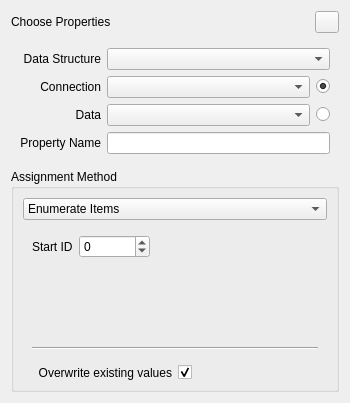
<?xml version="1.0" encoding="UTF-8"?>
<ui version="4.0">
 <class>AssignValuesWidget</class>
 <widget class="QWidget" name="AssignValuesWidget">
  <property name="geometry">
   <rect>
    <x>0</x>
    <y>0</y>
    <width>350</width>
    <height>403</height>
   </rect>
  </property>
  <property name="sizePolicy">
   <sizepolicy hsizetype="Preferred" vsizetype="Preferred">
    <horstretch>0</horstretch>
    <verstretch>0</verstretch>
   </sizepolicy>
  </property>
  <property name="minimumSize">
   <size>
    <width>350</width>
    <height>0</height>
   </size>
  </property>
  <property name="baseSize">
   <size>
    <width>0</width>
    <height>0</height>
   </size>
  </property>
  <property name="windowTitle">
   <string>Assign Values</string>
  </property>
  <layout class="QGridLayout" name="gridLayout_2">
   <item row="0" column="1">
    <layout class="QHBoxLayout" name="advancedLayout">
     <item>
      <widget class="QLabel" name="label_2">
       <property name="text">
        <string>Choose Properties</string>
       </property>
      </widget>
     </item>
     <item alignment="Qt::AlignRight">
      <widget class="QPushButton" name="buttonShowAdvanced">
       <property name="sizePolicy">
        <sizepolicy hsizetype="Minimum" vsizetype="Fixed">
         <horstretch>0</horstretch>
         <verstretch>0</verstretch>
        </sizepolicy>
       </property>
       <property name="maximumSize">
        <size>
         <width>24</width>
         <height>24</height>
        </size>
       </property>
       <property name="toolTip">
        <string>Show advanced options.</string>
       </property>
       <property name="text">
        <string/>
       </property>
       <property name="checkable">
        <bool>true</bool>
       </property>
      </widget>
     </item>
    </layout>
   </item>
   <item row="7" column="1">
    <widget class="QGroupBox" name="groupBox">
     <property name="title">
      <string>Assignment Method</string>
     </property>
     <layout class="QGridLayout" name="gridLayout_5">
      <item row="1" column="0">
       <widget class="QStackedWidget" name="stackedWidget">
        <property name="currentIndex">
         <number>0</number>
        </property>
        <widget class="QWidget" name="page">
         <property name="minimumSize">
          <size>
           <width>0</width>
           <height>115</height>
          </size>
         </property>
         <layout class="QGridLayout" name="gridLayout">
          <item row="0" column="0">
           <layout class="QFormLayout" name="formLayout">
            <property name="fieldGrowthPolicy">
             <enum>QFormLayout::ExpandingFieldsGrow</enum>
            </property>
            <item row="0" column="0">
             <widget class="QLabel" name="IDlabelStartValue">
              <property name="text">
               <string>Start ID</string>
              </property>
             </widget>
            </item>
            <item row="0" column="1">
             <widget class="QSpinBox" name="spinBoxIDStartValue">
              <property name="minimum">
               <number>-100000</number>
              </property>
              <property name="maximum">
               <number>100000</number>
              </property>
             </widget>
            </item>
           </layout>
          </item>
          <item row="1" column="0">
           <widget class="Line" name="line">
            <property name="orientation">
             <enum>Qt::Horizontal</enum>
            </property>
           </widget>
          </item>
         </layout>
        </widget>
        <widget class="QWidget" name="page_2">
         <layout class="QGridLayout" name="gridLayout_9">
          <item row="0" column="0">
           <layout class="QFormLayout" name="formLayout_2">
            <property name="fieldGrowthPolicy">
             <enum>QFormLayout::AllNonFixedFieldsGrow</enum>
            </property>
            <item row="0" column="0">
             <widget class="QLabel" name="LabelInitialString">
              <property name="text">
               <string>Initial string</string>
              </property>
             </widget>
            </item>
            <item row="0" column="1">
             <widget class="QLineEdit" name="LineEditInitialString">
              <property name="text">
               <string>a</string>
              </property>
             </widget>
            </item>
           </layout>
          </item>
         </layout>
        </widget>
        <widget class="QWidget" name="page_5">
         <layout class="QGridLayout" name="gridLayout_8">
          <item row="0" column="0">
           <layout class="QFormLayout" name="formLayout_5">
            <property name="fieldGrowthPolicy">
             <enum>QFormLayout::ExpandingFieldsGrow</enum>
            </property>
            <item row="0" column="0">
             <widget class="QLabel" name="LabelAlphaNumericID">
              <property name="text">
               <string>Start ID</string>
              </property>
             </widget>
            </item>
            <item row="0" column="1">
             <widget class="QSpinBox" name="SpinBoxAlphaNumericIDStart">
              <property name="minimum">
               <number>-100000</number>
              </property>
              <property name="value">
               <number>0</number>
              </property>
             </widget>
            </item>
            <item row="1" column="0">
             <widget class="QLabel" name="LabelAlphaNumericPrefix">
              <property name="text">
               <string>Prefix</string>
              </property>
             </widget>
            </item>
            <item row="1" column="1">
             <widget class="QLineEdit" name="LineEditAlphaNumericPrefix"/>
            </item>
           </layout>
          </item>
         </layout>
        </widget>
        <widget class="QWidget" name="page_3">
         <layout class="QGridLayout" name="gridLayout_3">
          <item row="0" column="0">
           <layout class="QFormLayout" name="formLayout_3">
            <property name="fieldGrowthPolicy">
             <enum>QFormLayout::ExpandingFieldsGrow</enum>
            </property>
            <item row="0" column="0">
             <widget class="QLabel" name="label_5">
              <property name="text">
               <string>Lower Limit</string>
              </property>
             </widget>
            </item>
            <item row="0" column="1">
             <widget class="QSpinBox" name="spinBoxIntegerLowerLimit">
              <property name="minimum">
               <number>-99999</number>
              </property>
              <property name="maximum">
               <number>99999</number>
              </property>
              <property name="value">
               <number>1</number>
              </property>
             </widget>
            </item>
            <item row="1" column="0">
             <widget class="QLabel" name="label_6">
              <property name="text">
               <string>Upper Limit</string>
              </property>
             </widget>
            </item>
            <item row="2" column="0">
             <widget class="QLabel" name="label_7">
              <property name="text">
               <string>Generator Seed</string>
              </property>
             </widget>
            </item>
            <item row="2" column="1">
             <widget class="QSpinBox" name="spinBoxIntegerGeneratorSeed">
              <property name="minimum">
               <number>1</number>
              </property>
              <property name="maximum">
               <number>99999</number>
              </property>
              <property name="value">
               <number>1</number>
              </property>
             </widget>
            </item>
            <item row="1" column="1">
             <widget class="QSpinBox" name="spinBoxIntegerUpperLimit">
              <property name="minimum">
               <number>-99999</number>
              </property>
              <property name="maximum">
               <number>99999</number>
              </property>
              <property name="value">
               <number>100</number>
              </property>
             </widget>
            </item>
           </layout>
          </item>
         </layout>
        </widget>
        <widget class="QWidget" name="page_4">
         <layout class="QGridLayout" name="gridLayout_4">
          <item row="0" column="0">
           <layout class="QFormLayout" name="formLayout_4">
            <item row="0" column="0">
             <widget class="QLabel" name="label_4">
              <property name="text">
               <string>Lower Limit</string>
              </property>
             </widget>
            </item>
            <item row="1" column="0">
             <widget class="QLabel" name="label_8">
              <property name="text">
               <string>Upper Limit</string>
              </property>
             </widget>
            </item>
            <item row="2" column="0">
             <widget class="QLabel" name="label_9">
              <property name="text">
               <string>Generator Seed</string>
              </property>
             </widget>
            </item>
            <item row="0" column="1">
             <widget class="QDoubleSpinBox" name="spinBoxFloatLowerLimit">
              <property name="decimals">
               <number>3</number>
              </property>
              <property name="minimum">
               <double>-99999.990000000005239</double>
              </property>
              <property name="value">
               <double>0.000000000000000</double>
              </property>
             </widget>
            </item>
            <item row="1" column="1">
             <widget class="QDoubleSpinBox" name="spinBoxFloatUpperLimit">
              <property name="decimals">
               <number>3</number>
              </property>
              <property name="minimum">
               <double>-99999.990000000005239</double>
              </property>
              <property name="maximum">
               <double>99999.990000000005239</double>
              </property>
              <property name="value">
               <double>10.000000000000000</double>
              </property>
             </widget>
            </item>
            <item row="2" column="1">
             <widget class="QSpinBox" name="spinBoxFloatGeneratorSeed">
              <property name="minimum">
               <number>1</number>
              </property>
              <property name="maximum">
               <number>99999</number>
              </property>
              <property name="value">
               <number>1</number>
              </property>
             </widget>
            </item>
           </layout>
          </item>
         </layout>
        </widget>
        <widget class="QWidget" name="page_6">
         <layout class="QGridLayout" name="gridLayout_6">
          <item row="1" column="0">
           <layout class="QFormLayout" name="formLayout_7">
            <property name="fieldGrowthPolicy">
             <enum>QFormLayout::AllNonFixedFieldsGrow</enum>
            </property>
            <item row="0" column="0">
             <widget class="QLabel" name="label_2">
              <property name="text">
               <string>Constant</string>
              </property>
             </widget>
            </item>
            <item row="0" column="1">
             <widget class="QLineEdit" name="lineEditConstantValue"/>
            </item>
           </layout>
          </item>
         </layout>
        </widget>
       </widget>
      </item>
      <item row="0" column="0">
       <widget class="KComboBox" name="comboBoxMethod">
        <item>
         <property name="text">
          <string>Enumerate Items</string>
         </property>
        </item>
        <item>
         <property name="text">
          <string>Enumerate Alpha</string>
         </property>
        </item>
        <item>
         <property name="text">
          <string>Enumerate Alpha-Numeric</string>
         </property>
        </item>
        <item>
         <property name="text">
          <string>Assign Random Integers</string>
         </property>
        </item>
        <item>
         <property name="text">
          <string>Assign Random Reals</string>
         </property>
        </item>
        <item>
         <property name="text">
          <string>Assign Constant Value</string>
         </property>
        </item>
       </widget>
      </item>
      <item row="2" column="0">
       <layout class="QGridLayout" name="groupOverwrite">
        <item row="3" column="1">
         <widget class="QCheckBox" name="checkBoxOverwriteValues">
          <property name="text">
           <string/>
          </property>
          <property name="checked">
           <bool>true</bool>
          </property>
         </widget>
        </item>
        <item row="3" column="0">
         <widget class="QLabel" name="label">
          <property name="text">
           <string>Overwrite existing values</string>
          </property>
          <property name="alignment">
           <set>Qt::AlignRight|Qt::AlignTrailing|Qt::AlignVCenter</set>
          </property>
         </widget>
        </item>
       </layout>
      </item>
     </layout>
    </widget>
   </item>
   <item row="1" column="1">
    <widget class="QWidget" name="groupTarget" native="true">
     <property name="baseSize">
      <size>
       <width>0</width>
       <height>0</height>
      </size>
     </property>
     <layout class="QGridLayout" name="gridLayout_7">
      <item row="2" column="0">
       <widget class="QLabel" name="labelData">
        <property name="layoutDirection">
         <enum>Qt::LeftToRight</enum>
        </property>
        <property name="text">
         <string>Data</string>
        </property>
        <property name="alignment">
         <set>Qt::AlignRight|Qt::AlignTrailing|Qt::AlignVCenter</set>
        </property>
       </widget>
      </item>
      <item row="3" column="2">
       <widget class="KLineEdit" name="propertyName"/>
      </item>
      <item row="0" column="2">
       <widget class="KComboBox" name="dataStructuresCombo">
        <property name="toolTip">
         <string>&lt;!DOCTYPE HTML PUBLIC &quot;-//W3C//DTD HTML 4.0//EN&quot; &quot;http://www.w3.org/TR/REC-html40/strict.dtd&quot;&gt;
&lt;html&gt;&lt;head&gt;&lt;meta name=&quot;qrichtext&quot; content=&quot;1&quot; /&gt;&lt;style type=&quot;text/css&quot;&gt;
p, li { white-space: pre-wrap; }
&lt;/style&gt;&lt;/head&gt;&lt;body style=&quot; font-family:'DejaVu Sans'; font-size:9pt; font-weight:400; font-style:normal;&quot;&gt;
&lt;p style=&quot; margin-top:0px; margin-bottom:0px; margin-left:0px; margin-right:0px; -qt-block-indent:0; text-indent:0px;&quot;&gt;List of all data structures that are of type &lt;span style=&quot; font-style:italic;&quot;&gt;Graph&lt;/span&gt;.&lt;/p&gt;&lt;/body&gt;&lt;/html&gt;</string>
        </property>
       </widget>
      </item>
      <item row="0" column="0">
       <widget class="QLabel" name="labelDataStructure">
        <property name="layoutDirection">
         <enum>Qt::LeftToRight</enum>
        </property>
        <property name="text">
         <string>Data Structure</string>
        </property>
        <property name="alignment">
         <set>Qt::AlignRight|Qt::AlignTrailing|Qt::AlignVCenter</set>
        </property>
       </widget>
      </item>
      <item row="3" column="0">
       <widget class="QLabel" name="labelProperty">
        <property name="text">
         <string>Property Name</string>
        </property>
        <property name="alignment">
         <set>Qt::AlignRight|Qt::AlignTrailing|Qt::AlignVCenter</set>
        </property>
       </widget>
      </item>
      <item row="1" column="0">
       <widget class="QLabel" name="labelConnection">
        <property name="layoutDirection">
         <enum>Qt::LeftToRight</enum>
        </property>
        <property name="text">
         <string>Connection</string>
        </property>
        <property name="alignment">
         <set>Qt::AlignRight|Qt::AlignTrailing|Qt::AlignVCenter</set>
        </property>
       </widget>
      </item>
      <item row="1" column="2">
       <layout class="QHBoxLayout" name="horizontalLayout">
        <item>
         <widget class="KComboBox" name="connectionType">
          <property name="sizePolicy">
           <sizepolicy hsizetype="Expanding" vsizetype="Fixed">
            <horstretch>0</horstretch>
            <verstretch>0</verstretch>
           </sizepolicy>
          </property>
         </widget>
        </item>
        <item>
         <widget class="QRadioButton" name="applyToConnections">
          <property name="toolTip">
           <string>Assign values to selected connections.</string>
          </property>
          <property name="text">
           <string/>
          </property>
          <property name="checked">
           <bool>true</bool>
          </property>
         </widget>
        </item>
       </layout>
      </item>
      <item row="2" column="2">
       <layout class="QHBoxLayout" name="horizontalLayout_2">
        <item>
         <widget class="KComboBox" name="dataType">
          <property name="sizePolicy">
           <sizepolicy hsizetype="Expanding" vsizetype="Fixed">
            <horstretch>0</horstretch>
            <verstretch>0</verstretch>
           </sizepolicy>
          </property>
         </widget>
        </item>
        <item>
         <widget class="QRadioButton" name="applyToDataElements">
          <property name="toolTip">
           <string>Assign values to selected data elements.</string>
          </property>
          <property name="text">
           <string/>
          </property>
         </widget>
        </item>
       </layout>
      </item>
     </layout>
    </widget>
   </item>
  </layout>
 </widget>
 <customwidgets>
  <customwidget>
   <class>KComboBox</class>
   <extends>QComboBox</extends>
   <header>kcombobox.h</header>
  </customwidget>
  <customwidget>
   <class>KLineEdit</class>
   <extends>QLineEdit</extends>
   <header>klineedit.h</header>
  </customwidget>
 </customwidgets>
 <resources/>
 <connections>
  <connection>
   <sender>comboBoxMethod</sender>
   <signal>currentIndexChanged(int)</signal>
   <receiver>stackedWidget</receiver>
   <slot>setCurrentIndex(int)</slot>
   <hints>
    <hint type="sourcelabel">
     <x>153</x>
     <y>141</y>
    </hint>
    <hint type="destinationlabel">
     <x>308</x>
     <y>165</y>
    </hint>
   </hints>
  </connection>
  <connection>
   <sender>buttonShowAdvanced</sender>
   <signal>toggled(bool)</signal>
   <receiver>checkBoxOverwriteValues</receiver>
   <slot>setVisible(bool)</slot>
   <hints>
    <hint type="sourcelabel">
     <x>299</x>
     <y>21</y>
    </hint>
    <hint type="destinationlabel">
     <x>253</x>
     <y>374</y>
    </hint>
   </hints>
  </connection>
  <connection>
   <sender>buttonShowAdvanced</sender>
   <signal>toggled(bool)</signal>
   <receiver>label</receiver>
   <slot>setVisible(bool)</slot>
   <hints>
    <hint type="sourcelabel">
     <x>299</x>
     <y>21</y>
    </hint>
    <hint type="destinationlabel">
     <x>96</x>
     <y>374</y>
    </hint>
   </hints>
  </connection>
  <connection>
   <sender>buttonShowAdvanced</sender>
   <signal>toggled(bool)</signal>
   <receiver>spinBoxIntegerGeneratorSeed</receiver>
   <slot>setVisible(bool)</slot>
   <hints>
    <hint type="sourcelabel">
     <x>299</x>
     <y>21</y>
    </hint>
    <hint type="destinationlabel">
     <x>124</x>
     <y>327</y>
    </hint>
   </hints>
  </connection>
  <connection>
   <sender>buttonShowAdvanced</sender>
   <signal>toggled(bool)</signal>
   <receiver>label_7</receiver>
   <slot>setVisible(bool)</slot>
   <hints>
    <hint type="sourcelabel">
     <x>299</x>
     <y>21</y>
    </hint>
    <hint type="destinationlabel">
     <x>61</x>
     <y>323</y>
    </hint>
   </hints>
  </connection>
  <connection>
   <sender>buttonShowAdvanced</sender>
   <signal>toggled(bool)</signal>
   <receiver>spinBoxFloatGeneratorSeed</receiver>
   <slot>setVisible(bool)</slot>
   <hints>
    <hint type="sourcelabel">
     <x>299</x>
     <y>21</y>
    </hint>
    <hint type="destinationlabel">
     <x>69</x>
     <y>260</y>
    </hint>
   </hints>
  </connection>
  <connection>
   <sender>buttonShowAdvanced</sender>
   <signal>toggled(bool)</signal>
   <receiver>label_9</receiver>
   <slot>setVisible(bool)</slot>
   <hints>
    <hint type="sourcelabel">
     <x>299</x>
     <y>21</y>
    </hint>
    <hint type="destinationlabel">
     <x>61</x>
     <y>323</y>
    </hint>
   </hints>
  </connection>
  <connection>
   <sender>buttonShowAdvanced</sender>
   <signal>toggled(bool)</signal>
   <receiver>LabelInitialString</receiver>
   <slot>setVisible(bool)</slot>
   <hints>
    <hint type="sourcelabel">
     <x>299</x>
     <y>21</y>
    </hint>
    <hint type="destinationlabel">
     <x>52</x>
     <y>263</y>
    </hint>
   </hints>
  </connection>
  <connection>
   <sender>buttonShowAdvanced</sender>
   <signal>toggled(bool)</signal>
   <receiver>LineEditInitialString</receiver>
   <slot>setVisible(bool)</slot>
   <hints>
    <hint type="sourcelabel">
     <x>299</x>
     <y>21</y>
    </hint>
    <hint type="destinationlabel">
     <x>200</x>
     <y>267</y>
    </hint>
   </hints>
  </connection>
 </connections>
</ui>
